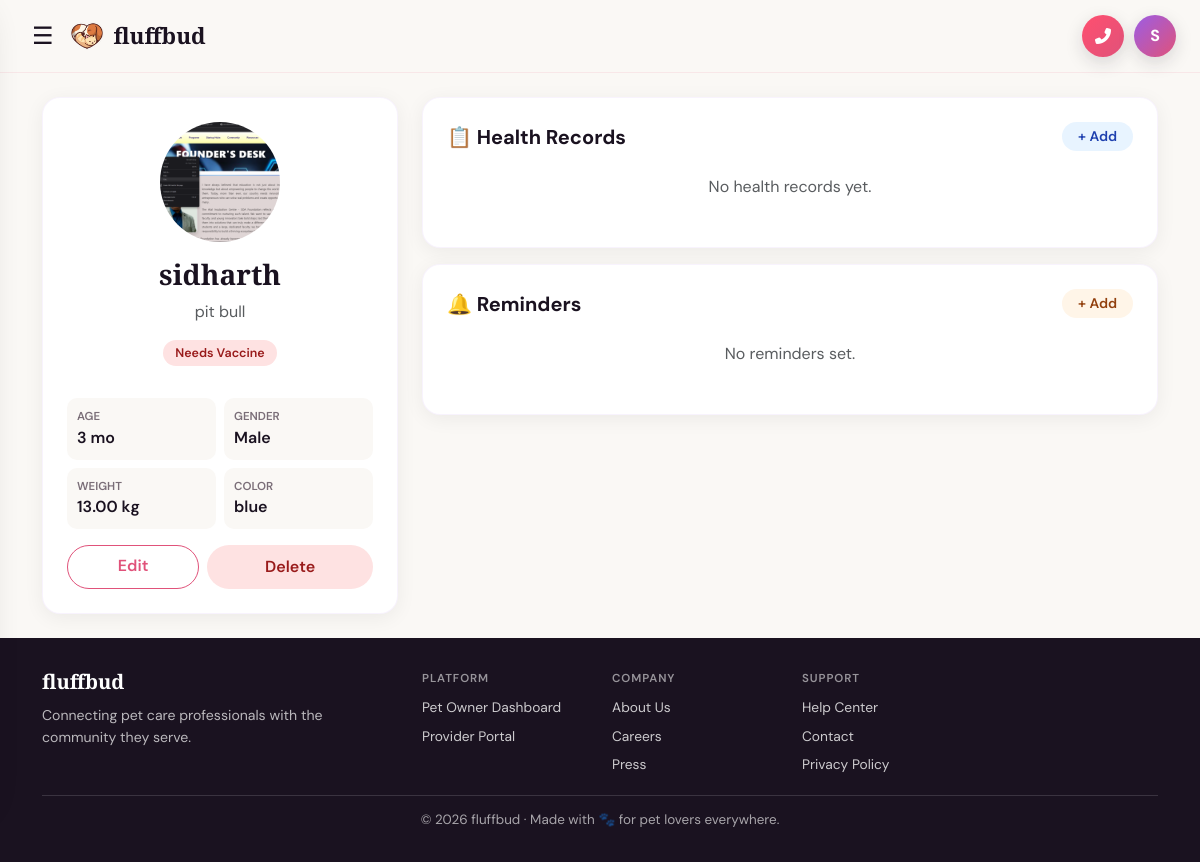
The page /pets/2/ (signed in) on the database its author committed.
### myapp/models.py (models this page shows, shortened)
class CustomUser(AbstractUser):
    ROLE_CHOICES = [
        ('owner', 'Pet Owner'),
        ('vet', 'Veterinarian'),
        ('shelter', 'Animal Shelter'),
        ('store', 'Pet Store Owner'),
        ('provider', 'Service Provider'),
    ]
    role = models.CharField(max_length=20, choices=ROLE_CHOICES, default='owner')
    phone = models.CharField(max_length=15, blank=True)
    city = models.CharField(max_length=100, blank=True)
    profile_photo = models.ImageField(upload_to='profiles/', blank=True, null=True)
    bio = models.TextField(blank=True)
    PROFILE_VISIBILITY_CHOICES = [
        ('public', 'Public'),
        ('private', 'Private'),
    ]
    profile_visibility = models.CharField(max_length=10, choices=PROFILE_VISIBILITY_CHOICES, default='private')
    two_factor_enabled = models.BooleanField(default=False)
    def is_service_provider(self):
        return self.role in ['vet', 'shelter', 'store', 'provider']

class Pet(models.Model):
    GENDER_CHOICES = [('male', 'Male'), ('female', 'Female')]
    STATUS_CHOICES = [('healthy', 'Healthy'), ('needs_vaccine', 'Needs Vaccine'), ('sick', 'Sick'), ('under_treatment', 'Under Treatment')]
    owner = models.ForeignKey(CustomUser, on_delete=models.CASCADE, related_name='pets')
    name = models.CharField(max_length=100)
    species = models.CharField(max_length=50)
    breed = models.CharField(max_length=100, blank=True)
    age = models.PositiveIntegerField(help_text="Age in months")
    gender = models.CharField(max_length=10, choices=GENDER_CHOICES)
    weight = models.DecimalField(max_digits=5, decimal_places=2, null=True, blank=True)
    photo = models.ImageField(upload_to='pets/', blank=True, null=True)
    color = models.CharField(max_length=50, blank=True)
    microchip_id = models.CharField(max_length=100, blank=True)
    status = models.CharField(max_length=20, choices=STATUS_CHOICES, default='healthy')
    notes = models.TextField(blank=True)
    created_at = models.DateTimeField(auto_now_add=True)
    def age_display(self):
        if self.age < 12:
            return f"{self.age} mo"
        return f"{self.age // 12} yr{'s' if self.age // 12 > 1 else ''}"

### myapp/views.py (the view, shortened to what this page needs)
# urls.py: path('pets/<int:pk>/', views.pet_detail, name='pet_detail'),
@login_required
def pet_detail(request, pk):
    pet = get_object_or_404(Pet, pk=pk, owner=request.user)
    health_records = pet.health_records.all()[:5]
    reminders = pet.reminders.all()[:5]
    appointments = pet.appointments.all()[:5]
    record_form = HealthRecordForm()
    reminder_form = VaccinationReminderForm()
    return render(request, 'pets/pet_detail.html', {
        'pet': pet,
        'health_records': health_records,
        'reminders': reminders,
        'appointments': appointments,
        'record_form': record_form,
        'reminder_form': reminder_form,
    })

### templates/pets/pet_detail.html (shortened to what this page needs)
{% extends 'base.html' %}
{% block content %}
<div class="container py-4">
  <div class="row g-4">
    <div class="col-md-4">
      <div class="card-soft p-4 text-center">
        {% if pet.photo %}<img src="{{ pet.photo.url }}" class="rounded-circle mb-3" style="width:120px;height:120px;object-fit:cover;"/>
        {% else %}<div style="width:120px;height:120px;background:linear-gradient(135deg,#FFE8F0,#F5EEFF);border-radius:50%;display:flex;align-items:center;justify-content:center;font-size:56px;margin:0 auto 16px;">{% if pet.species|lower == 'cat' %}🐱{% elif pet.species|lower == 'dog' %}🐶{% else %}🐾{% endif %}</div>{% endif %}
        <h3 style="font-family:'Playfair Display',serif;font-weight:700;">{{ pet.name }}</h3>
        <p class="text-muted">{{ pet.breed|default:pet.species }}</p>
        <span class="status-badge badge-{{ pet.status }} mb-3 d-inline-block">{{ pet.get_status_display }}</span>
        <div class="row g-2 text-start mt-2">
          <div class="col-6"><div style="background:#FAF8F5;border-radius:10px;padding:10px;"><div style="font-size:.72rem;color:#7A6E78;text-transform:uppercase;font-weight:600;">Age</div><div class="fw-semibold">{{ pet.age_display }}</div></div></div>
          <div class="col-6"><div style="background:#FAF8F5;border-radius:10px;padding:10px;"><div style="font-size:.72rem;color:#7A6E78;text-transform:uppercase;font-weight:600;">Gender</div><div class="fw-semibold">{{ pet.get_gender_display }}</div></div></div>
          {% if pet.weight %}<div class="col-6"><div style="background:#FAF8F5;border-radius:10px;padding:10px;"><div style="font-size:.72rem;color:#7A6E78;text-transform:uppercase;font-weight:600;">Weight</div><div class="fw-semibold">{{ pet.weight }} kg</div></div></div>{% endif %}
          {% if pet.color %}<div class="col-6"><div style="background:#FAF8F5;border-radius:10px;padding:10px;"><div style="font-size:.72rem;color:#7A6E78;text-transform:uppercase;font-weight:600;">Color</div><div class="fw-semibold">{{ pet.color }}</div></div></div>{% endif %}
        </div>
        <div class="d-flex gap-2 mt-3">
          <a href="{% url 'edit_pet' pet.pk %}" class="btn btn-pill btn-outline-rose flex-grow-1" style="border:1.5px solid #E0527A;color:#E0527A;padding:8px 16px;border-radius:999px;font-weight:600;text-decoration:none;text-align:center;">Edit</a>
          <form method="post" action="{% url 'delete_pet' pet.pk %}" class="flex-grow-1">
            {% csrf_token %}<button type="submit" class="btn btn-pill w-100" style="background:#fee2e2;color:#991b1b;border:none;font-weight:600;" onclick="return confirm('Delete {{ pet.name }}?')">Delete</button>
          </form>
        </div>
      </div>
    </div>
    <div class="col-md-8">
      <div class="card-soft p-4 mb-3">
        <div class="d-flex justify-content-between align-items-center mb-3">
          <h5 class="fw-bold mb-0">📋 Health Records</h5>
          <button class="btn btn-sm rounded-pill px-3" style="background:#E8F4FF;color:#1e40af;border:none;font-weight:600;" data-bs-toggle="collapse" data-bs-target="#addRecord">+ Add</button>
        </div>
        {% for rec in health_records %}
        <div class="p-3 rounded-3 mb-2" style="background:#FAF8F5;">
          <div class="d-flex justify-content-between"><span class="fw-semibold">{{ rec.title }}</span><span style="font-size:.8rem;color:#7A6E78;">{{ rec.date|date:"M d, Y" }}</span></div>
          <p style="font-size:.85rem;color:#555;margin:4px 0 0;">{{ rec.description|truncatechars:100 }}</p>
          {% if rec.diagnosis %}<span class="status-badge" style="background:#dbeafe;color:#1e40af;font-size:.72rem;margin-top:4px;display:inline-block;">{{ rec.diagnosis }}</span>{% endif %}
        </div>
        {% empty %}<p class="text-muted text-center py-2">No health records yet.</p>{% endfor %}
      </div>
      <div class="card-soft p-4">
        <div class="d-flex justify-content-between align-items-center mb-3">
          <h5 class="fw-bold mb-0">🔔 Reminders</h5>
          <button class="btn btn-sm rounded-pill px-3" style="background:#FFF5E8;color:#92400e;border:none;font-weight:600;" data-bs-toggle="collapse" data-bs-target="#addReminder">+ Add</button>
        </div>
        {% for rem in reminders %}
        <div class="d-flex align-items-center p-3 rounded-3 mb-2 {% if rem.is_overdue %}reminder-bg-overdue{% else %}reminder-bg-normal{% endif %}">
          <div class="me-3" style="font-size:20px;">{% if rem.reminder_type == 'vaccination' %}💉{% elif rem.reminder_type == 'deworming' %}🪱{% elif rem.reminder_type == 'checkup' %}🩺{% else %}🔔{% endif %}</div>
          <div class="flex-grow-1">
            <div class="fw-semibold" style="font-size:.9rem;">{{ rem.title }}</div>
            <div style="font-size:.78rem;color:#7A6E78;">Due {{ rem.due_date|date:"M d, Y" }}</div>
          </div>
          {% if rem.is_overdue %}<span class="status-badge" style="background:#fee2e2;color:#991b1b;font-size:.72rem;">Overdue!</span>{% endif %}
        </div>
        {% empty %}<p class="text-muted text-center py-2">No reminders set.</p>{% endfor %}
      </div>
    </div>
  </div>
</div>
{% endblock %}

### templates/base.html (shortened to what this page needs)
<!DOCTYPE html>
<html lang="en">
<head>
<link href="https://cdn.jsdelivr.net/npm/bootstrap@5.3.0/dist/css/bootstrap.min.css" rel="stylesheet"/>
<link href="https://cdnjs.cloudflare.com/ajax/libs/font-awesome/6.4.0/css/all.min.css" rel="stylesheet"/>
{% load static %}
</head>
<body class="d-flex flex-column">
{% if user.is_authenticated %}
<nav class="navbar navbar-expand-lg sticky-top">
  <div class="container-fluid px-4">
    <div class="d-flex align-items-center gap-2">
      <button type="button" class="hamburger-btn" id="navHamburgerBtn" aria-label="Open menu">☰</button>
      <a class="navbar-brand" href="{% url 'home' %}">
        <div class="brand-icon"><img src="{% static '{css,js,images}/logo.png' %}" alt="fluffbud" style="width:100%;height:100%;object-fit:contain;border-radius:inherit;"></div> fluffbud
      </a>
    </div>
    <div class="navbar-actions ms-auto">
      <a href="#" class="nav-action-circle sos-btn" data-bs-toggle="modal" data-bs-target="#emergencySOSModal" aria-label="Open emergency SOS">
        <i class="fas fa-phone-alt" aria-hidden="true"></i>
      </a>
      <div class="dropdown">
          <button class="nav-action-circle avatar-profile-btn dropdown-toggle" data-bs-toggle="dropdown" aria-label="Open profile menu">
            {{ user.first_name|default:user.username|make_list|first|upper }}
          </button>
      </div>
    </div>
  </div>
</nav>
{% endif %}
<main class="flex-grow-1">
  {% block content %}{% endblock %}
</main>
{% if user.is_authenticated and user.is_service_provider %}
<footer class="site-footer">
  <div class="container" style="text-align:left;max-width:1140px;">
    <div class="row g-4" style="padding-bottom:20px;">
      <div class="col-12 col-md-4">
        <h5 style="font-family:'Playfair Display',serif;font-weight:700;color:#fff;margin-bottom:10px;">fluffbud</h5>
        <p style="margin:0;color:rgba(255,255,255,0.7);font-size:.88rem;line-height:1.6;max-width:320px;">Connecting pet care professionals with the community they serve.</p>
      </div>
      <div class="col-6 col-md-2">
        <div style="font-size:.72rem;letter-spacing:.08em;text-transform:uppercase;color:rgba(255,255,255,0.55);font-weight:600;margin-bottom:10px;">Platform</div>
        <div style="display:flex;flex-direction:column;gap:8px;">
          <a href="{% url 'dashboard' %}" style="color:rgba(255,255,255,0.78);text-decoration:none;font-size:.86rem;">Pet Owner Dashboard</a>
          <a href="{% url 'provider_portal' %}" style="color:rgba(255,255,255,0.78);text-decoration:none;font-size:.86rem;">Provider Portal</a>
        </div>
      </div>
      <div class="col-6 col-md-2">
        <div style="font-size:.72rem;letter-spacing:.08em;text-transform:uppercase;color:rgba(255,255,255,0.55);font-weight:600;margin-bottom:10px;">Company</div>
        <div style="display:flex;flex-direction:column;gap:8px;">
          <a href="{% url 'about' %}" style="color:rgba(255,255,255,0.78);text-decoration:none;font-size:.86rem;">About Us</a>
          <a href="#" style="color:rgba(255,255,255,0.78);text-decoration:none;font-size:.86rem;">Careers</a>
          <a href="#" style="color:rgba(255,255,255,0.78);text-decoration:none;font-size:.86rem;">Press</a>
        </div>
      </div>
      <div class="col-6 col-md-2">
        <div style="font-size:.72rem;letter-spacing:.08em;text-transform:uppercase;color:rgba(255,255,255,0.55);font-weight:600;margin-bottom:10px;">Support</div>
        <div style="display:flex;flex-direction:column;gap:8px;">
          <a href="#" style="color:rgba(255,255,255,0.78);text-decoration:none;font-size:.86rem;">Help Center</a>
          <a href="#" style="color:rgba(255,255,255,0.78);text-decoration:none;font-size:.86rem;">Contact</a>
          <a href="#" style="color:rgba(255,255,255,0.78);text-decoration:none;font-size:.86rem;">Privacy Policy</a>
        </div>
      </div>
    </div>
    <div style="border-top:1px solid rgba(255,255,255,0.14);padding-top:14px;color:rgba(255,255,255,0.62);font-size:.84rem;text-align:center;">
      © 2026 fluffbud · Made with 🐾 for pet lovers everywhere.
    </div>
  </div>
</footer>
{% endif %}
</body>
</html>

### templates/base.html (style rules this page uses)
:root { --rose: #E0527A; --rose-dark: #C73D62; --violet: #9B5DE5; --lavender: #C77DFF; --cream: #FAF8F5; --cream-dark: #F2EDE8; --ink: #1A1220; --muted: #7A6E78; --mint: #B8EDE4; --peach: #FFD6C2; --sky: #C2DEFF; --card-radius: 18px; --transition: all 0.25s ease; }
*,*::before,*::after { box-sizing:border-box; }
body { font-family:'DM Sans',sans-serif;background:var(--cream);color:var(--ink);min-height:100vh; }
.navbar { background:rgba(250,248,245,0.92)!important;backdrop-filter:blur(16px);border-bottom:1px solid rgba(224,82,122,0.1);padding:14px 0; }
.navbar-brand { font-family:'Playfair Display',serif;font-weight:900;font-size:1.4rem;color:var(--ink)!important;display:flex;align-items:center;gap:10px; }
.brand-icon { width:34px;height:34px;background:transparent;border-radius:10px;display:flex;align-items:center;justify-content:center;color:#fff;font-size:16px;box-shadow:none; }
.btn-pill { border-radius:999px;font-weight:600;padding:10px 24px;font-family:'DM Sans',sans-serif;transition:var(--transition);border:none; }
.btn-outline-rose { border:1.5px solid var(--rose);color:var(--rose);background:transparent; }
.card-soft { background:#fff;border-radius:var(--card-radius);border:1px solid rgba(155,93,229,0.07);box-shadow:0 4px 20px rgba(0,0,0,0.06);transition:var(--transition); }
.badge-needs_vaccine { background:#fee2e2;color:#991b1b; }
.status-badge { display:inline-block;padding:4px 12px;border-radius:999px;font-size:0.78rem;font-weight:600; }
.navbar-actions { display:flex;align-items:center;gap:10px; }
.nav-action-circle { width:42px;height:42px;border-radius:50%;display:inline-flex;align-items:center;justify-content:center;border:none;text-decoration:none;box-shadow:0 6px 18px rgba(26,18,32,0.15);transition:var(--transition); }
.avatar-profile-btn { background:linear-gradient(135deg,var(--violet),var(--rose));color:#fff;font-weight:700;font-size:1rem;line-height:1; }
.avatar-profile-btn.dropdown-toggle::after { display:none; }
.sos-btn { position:relative;background:linear-gradient(135deg,#ff4f6f,#E0527A);color:#fff;font-size:1rem;animation:sosPulse 1.8s infinite; }
.hamburger-btn { background:transparent;border:none;color:var(--ink);font-size:1.5rem;line-height:1;padding:4px 8px;border-radius:10px;transition:var(--transition); }
footer.site-footer { background:var(--ink);color:rgba(255,255,255,0.6);padding:32px 0;text-align:center;font-size:0.88rem;margin-top:auto; }
img,svg,video,canvas { max-width:100%;height:auto; }

### rows shown on the page
CustomUser: first_name|make_list "S"
Pet: photo (picture), name "sidharth", breed "pit bull", status "Needs Vaccine", age_display "3 mo", gender "Male", weight "13.00", color "blue"
